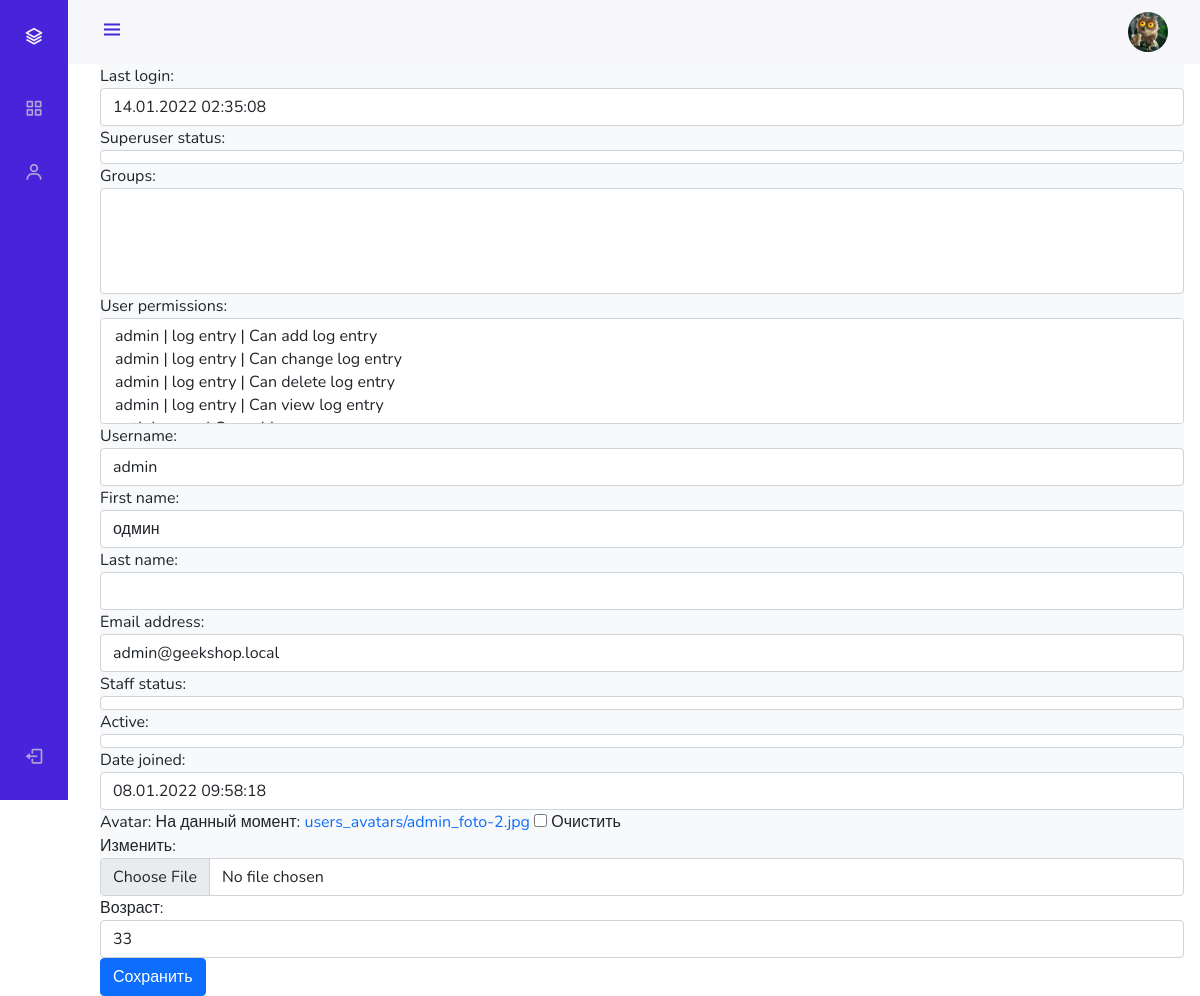
Before: /admin_staff/users/update/1/ (signed in) with the older database file.
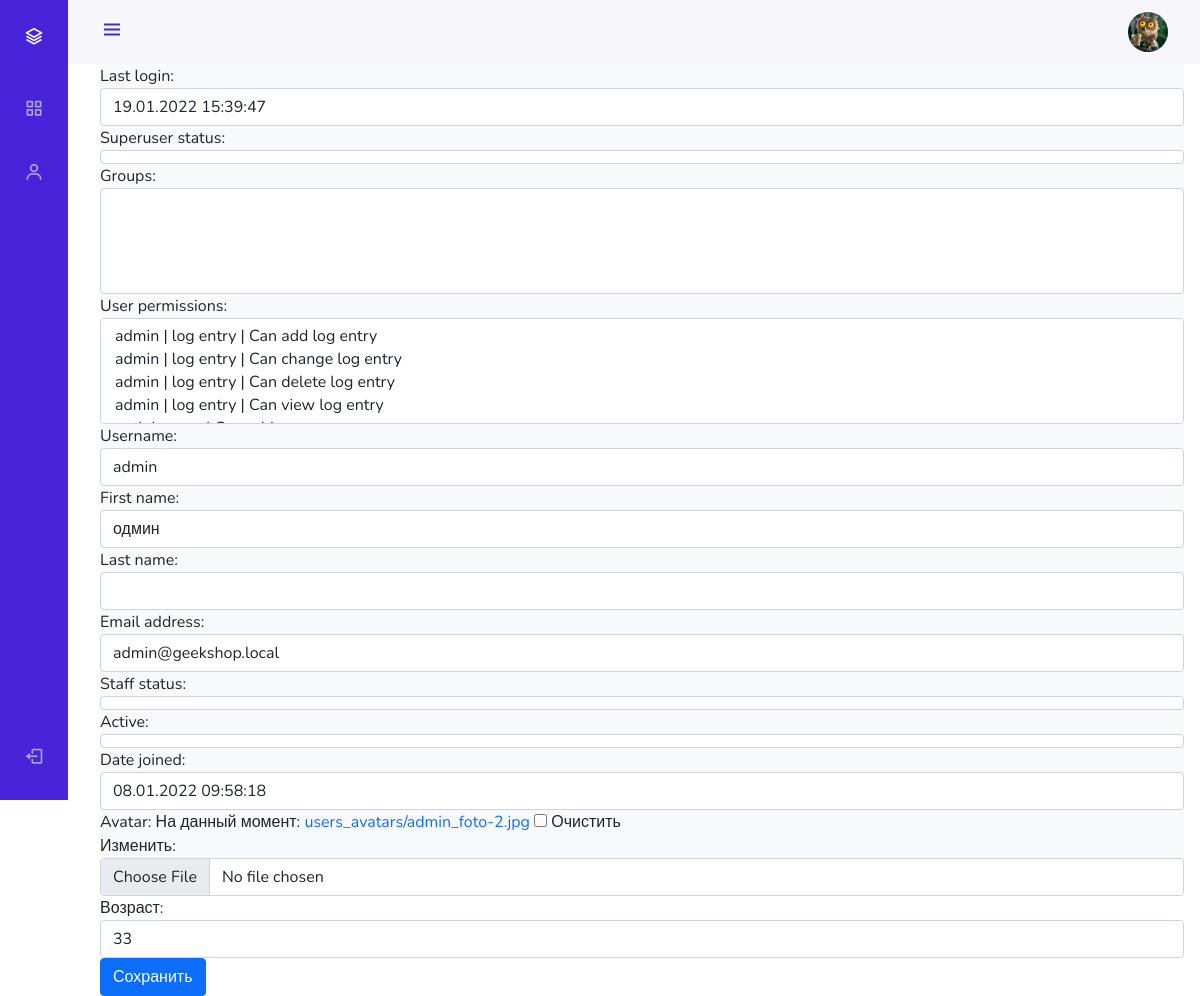
After: the same page with the newer database file.
### authapp/models.py (models this page shows)
class ShopUser(AbstractUser):
    avatar = models.ImageField(upload_to='users_avatars', blank=True)
    age = models.PositiveIntegerField(verbose_name='возраст')

### adminapp/views.py (the view)
# urls.py: path('users/update/<int:pk>/', adminapp.user_update, name='user_update'),
@user_passes_test(lambda u: u.is_superuser)
def user_update(request, pk):
    title = 'пользователи/редактирование'
    edit_user = get_object_or_404(ShopUser, pk=pk)
    if request.method == 'POST':
        edit_form = ShopUserAdminEditForm(request.POST, request.FILES, instance=edit_user)
        if edit_form.is_valid():
            edit_form.save()
            return HttpResponseRedirect(reverse('admin_staff:user_update', args=[edit_user.pk]))
    else:
        edit_form = ShopUserAdminEditForm(instance=edit_user)
    context = {
        'title': title,
        'user_form': edit_form,
    }
    return render(request, 'adminapp/user_update.html', context)

### adminapp/forms.py
class ShopUserAdminEditForm(ShopUserEditForm):
    class Meta:
        model = ShopUser
        fields = '__all__'

### adminapp/templates/adminapp/user_update.html (shortened to what this page needs)
{% extends 'adminapp/base.html' %}
{% load static %}
{% block content %}
    <form class="form-horizontal" method="post" enctype="multipart/form-data">
        {{ user_form }}
      <button type="submit" class="btn btn-primary">Сохранить</button>
    </form>
{% endblock %}

### adminapp/templates/adminapp/base.html (shortened to what this page needs)
<!DOCTYPE html>
{% load static %}
<html lang="en">
<head>
    <link href="https://cdn.jsdelivr.net/npm/bootstrap@5.1.3/dist/css/bootstrap.min.css" rel="stylesheet"
>
    <link rel="stylesheet" type="text/css" href="{% static 'adminapp/css/style.css' %}">
    <link rel="stylesheet" type="text/css" href='https://cdn.jsdelivr.net/npm/boxicons@latest/css/boxicons.min.css'>
    <link rel="stylesheet" type="text/css"
          href="https://cdnjs.cloudflare.com/ajax/libs/font-awesome/6.0.0-beta2/css/all.min.css">
</head>
<body id="body-pd">
<header class="header" id="header">
    <div class="header_toggle"><i class='bx bx-menu' id="header-toggle"></i></div>
    <div class="header_img"><img src="/media/{{ user.avatar|default:'avatar.png' }}" alt=""></div>
</header>
<div class="l-navbar" id="nav-bar">
    <nav class="nav">
        <div>
            <a href="{% url 'index' %}" class="nav_logo">
                <i class='bx bx-layer nav_logo-icon'></i>
            </a>
            {% include 'adminapp/inludes/inc_admin_menu.html' %}
        </div>
        <a href="{% url 'auth:logout' %}" class="nav_link"> <i class='bx bx-log-out nav_icon'></i>  </a>
    </nav>
</div>
<div class="height-100 bg-light">
    {% block content %}
    {% endblock %}
</div>
</body>
</html>

Changed rows visible on the page:
changed ShopUser "admin": last_login "14.01.2022 02:35:08" → "19.01.2022 15:39:47"
